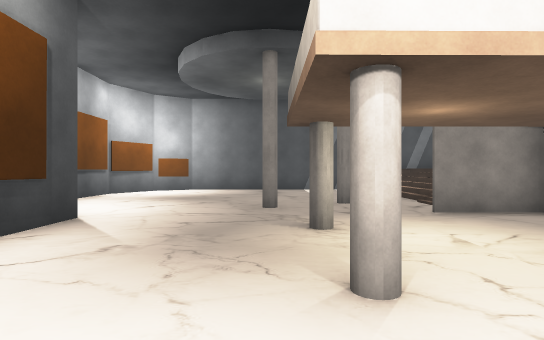
view 1 (above)

12 first-person views from a walk through a Unity game level. The camera is 1.4 m above the floor, looks level and sees 80° across. The floor is counted in squares, 2 m on a side. Each view is taken from the middle of a square. On the plan, view 1 faces up. The plan holds only what a view shows up to about 10 squares ahead; the rest is blank. The place goes on beyond the plan. The player character is not drawn.

view 2
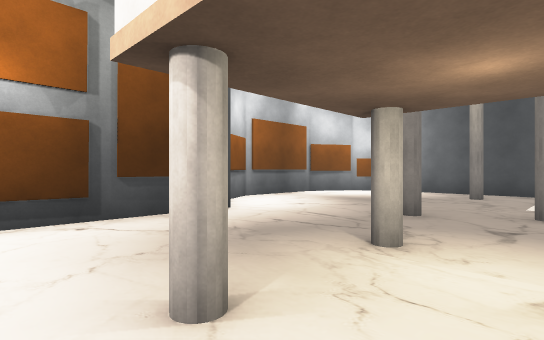

view 3
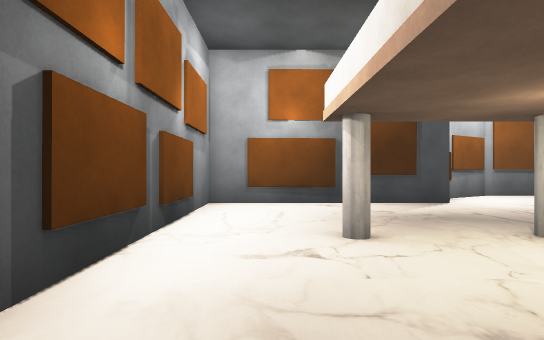

view 4
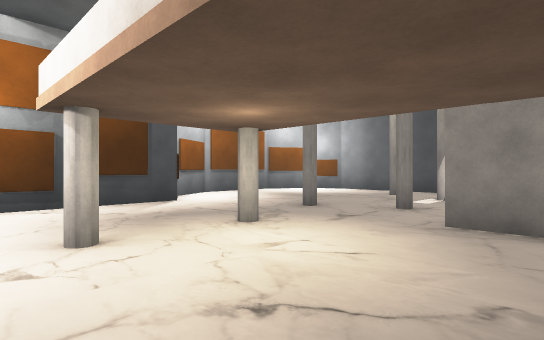

view 5
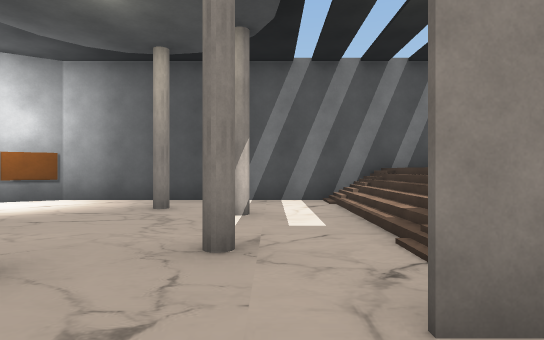

view 6
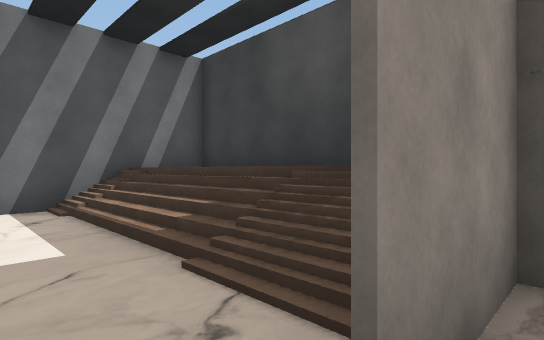

view 7
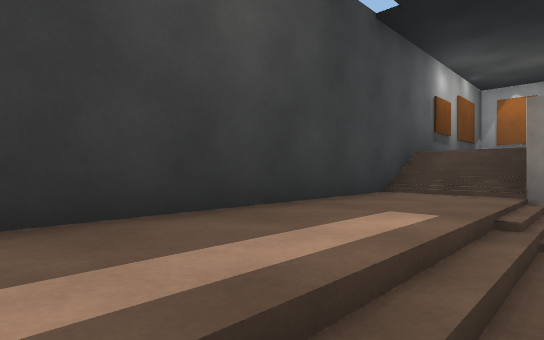

view 8
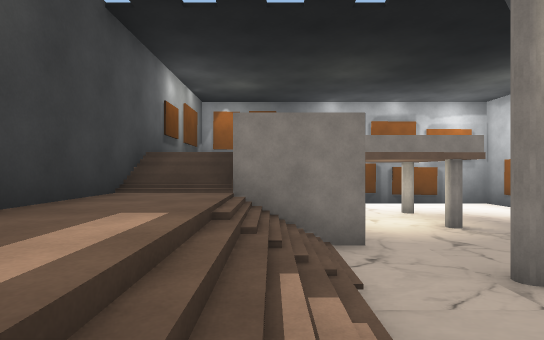

view 9
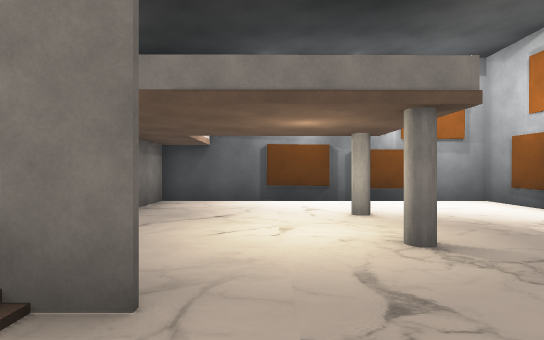

view 10
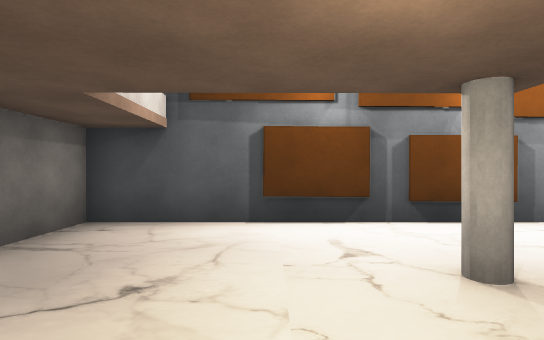

view 11
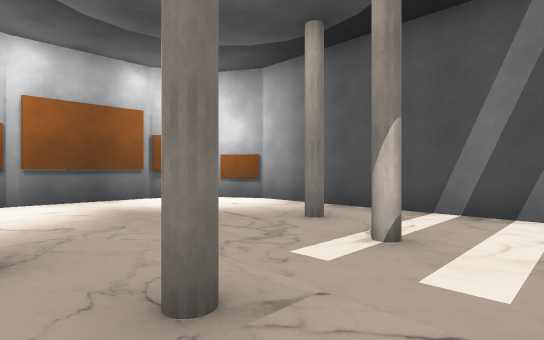

view 12
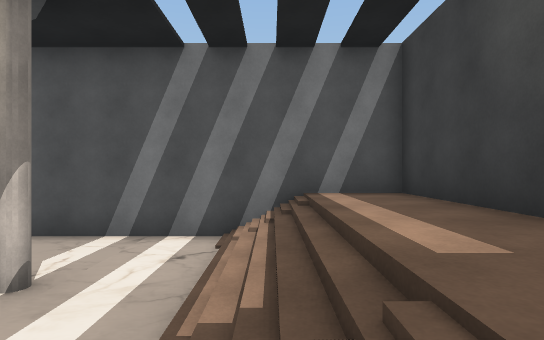

### Floor plan
Key: @ floor where view 1 was taken; # wall or solid block; . main floor; : floor 1.5 m higher than the main floor; / step, stairs or slope; O other object.
Columns run from 5 left of view 1 to 7 right of it. Each row starts with its distance up from view 1.
 12  ############
 11 ##......./::#
 10 #....#.../::#
  9 #.....#../::#
  8 #......../::#
  7 #.....#../::#
  6 #....#.../::#
  5 ###.....##//#
  4   #..#O...  #
  3   #.......  #
  2   #...O...  #
  1   #.......  #
  0   #..@....  #
 -1   ##########

Positions as (right, up) in squares from view 1, and headings:
1: (0, 0), facing up
2: (2, 1), facing up-left
3: (4, 1), facing left
4: (4, 1), facing up-left
5: (2, 4), facing up
6: (2, 5), facing up-right
7: (4, 10), facing down-right
8: (4, 10), facing down
9: (2, 7), facing down
10: (2, 4), facing down
11: (3, 6), facing up-left
12: (4, 6), facing up
